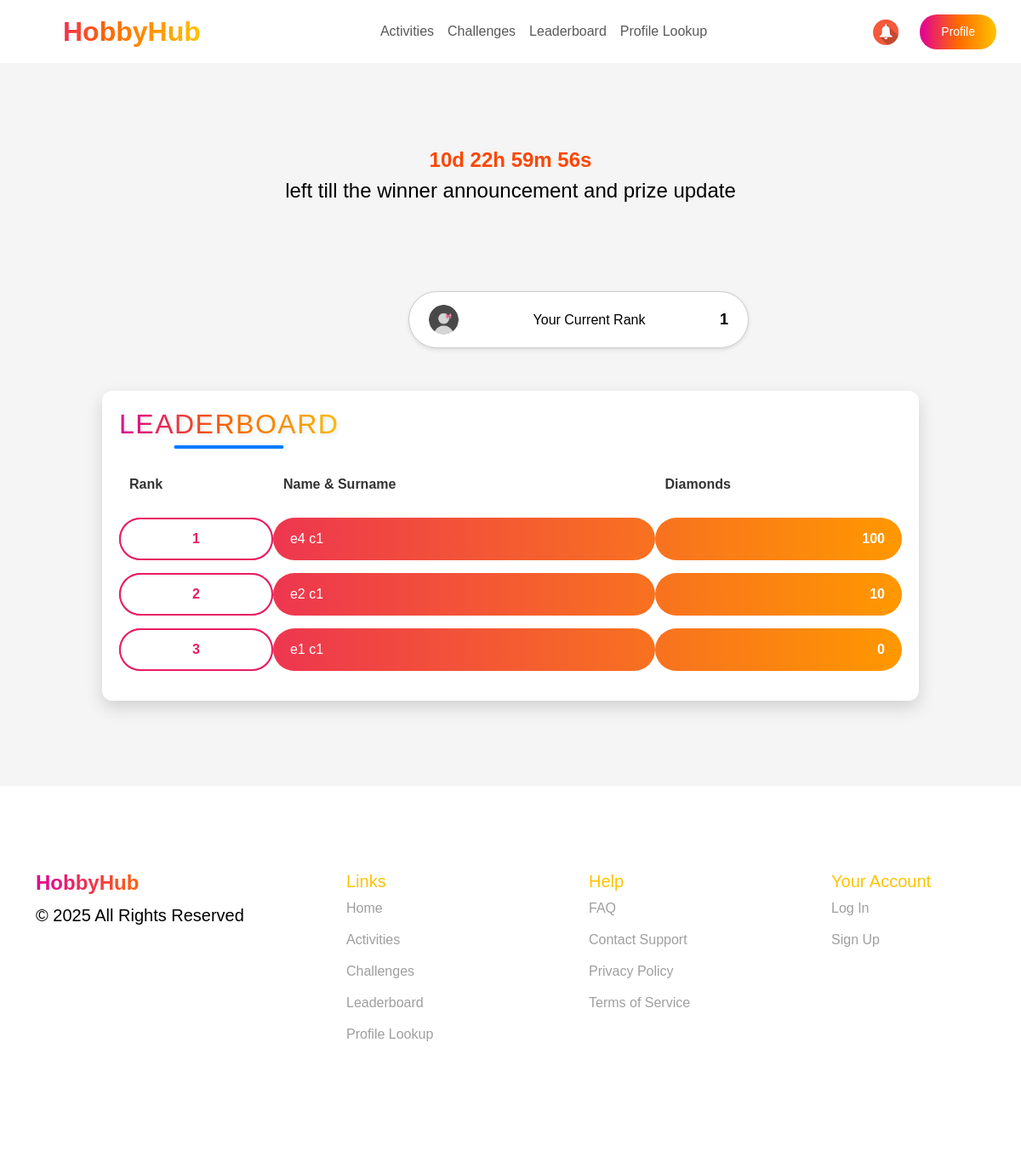
Before: /leaderboard/ (signed in) with the older database file.
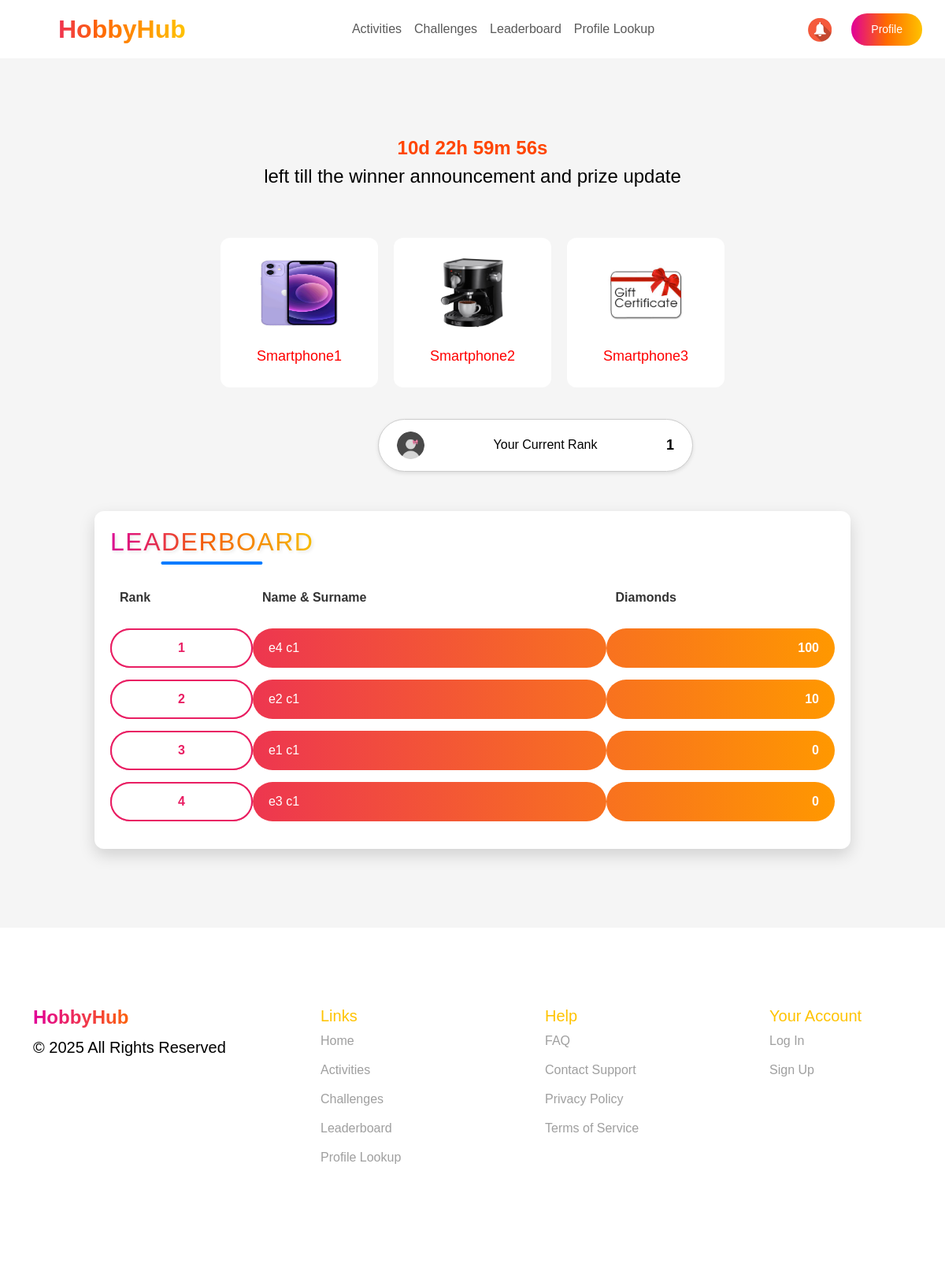
After: the same page with the newer database file.
### events/models.py (models this page shows, shortened)
class Employee(models.Model):
    nickname = models.CharField(max_length=100, primary_key=True, verbose_name="Nickname")
    name = models.CharField(max_length=255, verbose_name="Name")
    last_name = models.CharField(max_length=255, verbose_name="Last Name")
    number = models.CharField(max_length=20, verbose_name="Number")
    join_date = models.DateField(verbose_name="Join Date")
    date_of_birth = models.DateField(null=True, blank=True, verbose_name="Date of Birth")
    social_id = models.CharField(max_length=255, blank=True, null=True)  # ID из социальной сети
    social_provider = models.CharField(max_length=50, blank=True, null=True)  # Провайдер (Google, Facebook и т.д.)
    company = models.ForeignKey(
        Company,
        to_field='company_id',  # Указываем, что внешний ключ ссылается на company_id
        on_delete=models.CASCADE,
        verbose_name="Company"
    )
    gender = models.CharField(max_length=10, choices=[('Male', 'Male'), ('Female', 'Female')], verbose_name="Gender")
    mail = models.EmailField(unique=True, verbose_name="Email")
    password = models.CharField(max_length=255, verbose_name="Password")
    is_approved = models.BooleanField(default=False, verbose_name="Approved")
    profile_photo = models.ImageField(upload_to='profile_photos/', null=True, blank=True, verbose_name="Profile Photo")
    hobbies = models.ManyToManyField(Hobby, blank=True, related_name='employees')
    diamonds = models.IntegerField(default=0, verbose_name="Diamonds")  # Новое поле для валюты

class Prize(models.Model):
    name = models.CharField(max_length=255, verbose_name="Prize Name")
    description = models.TextField(verbose_name="Prize Description")
    image = models.ImageField(upload_to='prizes/', null=True, blank=True, verbose_name="Prize Image")
    rank = models.IntegerField(verbose_name="Rank")  # Убрали unique=True
    company = models.ForeignKey('Company', on_delete=models.CASCADE, verbose_name="Company")
    class Meta:
        constraints = [
            models.UniqueConstraint(
                fields=['rank', 'company'],  # Составной индекс
                name='unique_rank_per_company'
            )
        ]

### events/views.py (the view)
# urls.py: path('leaderboard/', leaderboard, name="leaderboard"),
@role_required("employee")
@approval_required
def leaderboard(request):
    if request.session.get("nickname"):
        current_user = Employee.objects.get(nickname=request.session["nickname"])
        company = current_user.company
        employees = Employee.objects.filter(company=company, is_approved=True).order_by('-diamonds')
        prizes = Prize.objects.filter(company=company).order_by('rank')
        current_user_rank = list(employees).index(current_user) + 1
        return render(request, 'leaderboard.html', {
            'employees': employees,
            'current_user_rank': current_user_rank,
            'current_user': current_user,
            'prizes': prizes,
        })
    else:
        return redirect('sign_in')

### events/views.py (called while the page is built)
def role_required(role):
    def decorator(view_func):
        @wraps(view_func)
        def wrapper(request, *args, **kwargs):
            if role == "employee" and not request.session.get("nickname"):
                return redirect(f"/sign_in/?next={request.get_full_path()}")
            if role == "organizer" and not request.session.get("company_id"):
                return redirect(f"/sign_in/?next={request.get_full_path()}")
            return view_func(request, *args, **kwargs)
        return wrapper
    return decorator

def approval_required(view_func):
    @wraps(view_func)
    def _wrapped_view(request, *args, **kwargs):
        nickname = request.session.get("nickname")
        if not nickname:
            return redirect("sign_in")
        user = Employee.objects.filter(nickname=nickname).first()
        if not user or not user.is_approved:
            return redirect("")
        return view_func(request, *args, **kwargs)
    return _wrapped_view

### events/templates/leaderboard.html (shortened to what this page needs)
<!DOCTYPE html>
<html lang="en">
<head>
    {% load static %}
    <link rel="stylesheet" href="{% static 'css/leaderboard.css' %}">
    <link rel="stylesheet" href="https://cdn.jsdelivr.net/npm/bootstrap@5.3.0/dist/css/bootstrap.min.css">
    <link rel="stylesheet" href="{% static 'css/organizer-styles.css' %}">
    <link href="https://fonts.cdnfonts.com/css/gilroy-bold" rel="stylesheet">
    <link rel="stylesheet" href="https://cdn.jsdelivr.net/npm/swiper/swiper-bundle.min.css">
</head>
<body>
<section class="header">
    <nav class="navbar navbar-expand-lg navbar-bold px-4  bg-white fixed-top">
        <a class="navbar-brand fw-bold gradient-text logo" href="{% url 'user_view'%}">HobbyHub</span></a>
        <div class="collapse navbar-collapse justify-content-center" id="navbarNav">
            <ul class="navbar-nav">
                <li class="nav-item header-text"><a class="nav-link" href="{% url 'user_activities' %}">Activities</a></li>
                <li class="nav-item header-text"><a class="nav-link" href="#">Challenges</a></li>
                <li class="nav-item header-text"><a class="nav-link" href="{% url 'leaderboard' %}">Leaderboard</a></li>
                <li class="nav-item header-text"><a class="nav-link" href="#">Profile Lookup</a></li>
            </ul>
        </div>
        <div class="d-flex">
            <a class="notifications"><img src="{% static 'images/bell.jpg' %}" alt="Notification"></a>
            <button class="btn btn-gradient" ><a href="{% url 'user_profile'%}" style="text-decoration: none; color: #fff;">Profile</a></button>
        </div>
    </nav>
    </section>
    <section class="leaderboard">
        <div id="countdown">Loading..</div>
        <p id="countdown_text">left till the winner announcement and prize update</p>
        <div class="prize-pyramid">
            {% for prize in prizes %}
            <div class="prize prize-{{ prize.rank }}">
                <img src="{{ prize.image.url }}" alt="{{ prize.name }}">
                <h3>{{ prize.name }}</h3>
            </div>
            {% endfor %}
        </div>
        <div class="rank-container" style="align-self: center;">
            <img src="{% static 'images/profile_photo.png' %}" alt="User Profile" class="rank-icon">
            <span class="rank-text">Your Current Rank</span>
            <span class="rank-number">{{ current_user_rank }}</span>
        </div>
        <div class="leaderboard-container">
            <h2>Leaderboard</h2>
            <table id="leaderboard-table">
                <thead>
                    <tr>
                        <th>Rank</th>
                        <th>Name & Surname</th>
                        <th>Diamonds</th>
                    </tr>
                </thead>
                <tbody>
                    {% for employee in employees %}
                    <tr>
                        <td>{{ forloop.counter }}</td>
                        <td>{{ employee.name }} {{ employee.last_name }}</td>
                        <td>{{ employee.diamonds }}</td>
                    </tr>
                    {% endfor %}
                </tbody>
            </table>
        </div>
    </section>
 <footer class="footer">
    <div class="container">
        <div class="row">
            <div class="col-md-3">
                <h4 class="fw-bold gradient-text">HobbyHub</h4>
                <p>© 2025 All Rights Reserved</p>
            </div>
            <div class="col-md-3">
                <h5>Links</h5>
                <ul>
                    <li><a href="#">Home</a></li>
                    <li><a href="#">Activities</a></li>
                    <li><a href="#">Challenges</a></li>
                    <li><a href="#">Leaderboard</a></li>
                    <li><a href="#">Profile Lookup</a></li>
                </ul>
            </div>
            <div class="col-md-3">
                <h5>Help</h5>
                <ul>
                    <li><a href="#">FAQ</a></li>
                    <li><a href="#">Contact Support</a></li>
                    <li><a href="#">Privacy Policy</a></li>
                    <li><a href="#">Terms of Service</a></li>
                </ul>
            </div>
            <div class="col-md-3">
                <h5>Your Account</h5>
                <ul>
                    <li><a href="#">Log In</a></li>
                    <li><a href="#">Sign Up</a></li>
                </ul>
            </div>
        </div>
    </div>
</footer>
</body>
</html>

### events/static/css/leaderboard.css (style rules this page uses)
.leaderboard { margin-top: 170px; margin-bottom: 100px; align-items: center; justify-content: center; }
body { font-family: 'Gilroy-Medium', sans-serif; text-align: center; background-color: white; }
.leaderboard-container { width: 80%; margin: 50px auto; background: white; padding: 20px; border-radius: 12px; box-shadow: 0 8px 20px rgba(0, 0, 0, 0.15); overflow: hidden; }
h2 { color: #444; font-size: 32px; font-weight: 700; text-transform: uppercase; letter-spacing: 1.5px; background: linear-gradient(90deg, #E10098 0%, #FF6A00 50%, #FFC300 100%); -webkit-background-clip: text; -webkit-text-fill-color: transparent; text-shadow: 2px 2px 4px rgba(0, 0, 0, 0.1); margin-bottom: 25px; position: relative; display: inline-block; padding-bottom: 5px; align-self: center; justify-content: center; }
h2::after { content: ""; width: 50%; height: 4px; background: #007bff; position: absolute; bottom: -5px; left: 50%; transform: translateX(-50%); border-radius: 2px; }
#leaderboard-table { width: 100%; border-collapse: separate; border-spacing: 0 15px; }
#leaderboard-table thead th { text-align: left; padding: 12px; font-size: 16px; font-weight: bold; color: #333; }
#leaderboard-table tbody tr { background: linear-gradient(90deg, #e91e63, #ff9800); border-radius: 50px; overflow: hidden; height: 50px; transition: transform 0.3s ease-in-out; }
#leaderboard-table tbody tr td { padding: 12px 20px; color: white; font-size: 16px; font-weight: 500; border-radius: 50px; }
#leaderboard-table tbody tr td:first-child { font-weight: bold; text-align: center; background: white; color: #e91e63; border-radius: 50px; border: #e91e63, solid 2px; padding: 10px 15px; }
#leaderboard-table tbody tr td:last-child { text-align: right; font-weight: bold; border-radius: 50px; }
.prize-pyramid { padding-top: 20px; display: flex; justify-content: center; align-items: flex-end; gap: 40px; margin: 40px auto; width: 70%; text-align: center; }
.prize { background: white; padding: 20px; border-radius: 12px; width: 200px; transition: transform 0.5s ease-in-out; }
.prize img { width: 120px; height: 120px; border-radius: 10%; animation: spin 5s linear infinite; margin-bottom: 10px; }
.prize h3 { font-weight: lighter; font-size: 15px; color: red; }
.rank-container { margin-left: 40%; display: flex; align-items: center; justify-content: space-between; background: white; border-radius: 50px; padding: 15px 23px; box-shadow: 0px 2px 5px rgba(0, 0, 0, 0.1); width: 400px; border: 1px solid #ccc; }
.rank-icon { width: 35px; height: 35px; border-radius: 50%; object-fit: cover; }
.rank-text { font-size: 16px; font-weight: 500; color: black; }
.rank-number { font-size: 18px; font-weight: bold; color: black; }
#countdown { font-size: 24px; font-weight: bold; color: #ff4500; align-items: center; justify-content: center; display: flex; }
#countdown_text { align-items: center; justify-content: center; display: flex; font-size: 24px; }
.prize-pyramid { display: flex; justify-content: center; gap: 20px; margin-bottom: 40px; }
.prize { text-align: center; }
.prize img { width: 100px; height: 100px; }
.prize h3 { margin-top: 10px; font-size: 18px; }

### events/static/css/organizer-styles.css (style rules this page uses)
body { font-family: 'Gilroy-Medium', sans-serif; background-color: #F5F5F5; }
body h1, h2, h3, h4,h5,h6, header { font-family: 'Gilroy-Bold', sans-serif; }
p { color: #000000; font-weight: 400; font-size: 20px; }
.header { background-color: gainsboro; }
.gradient-text { background: linear-gradient(90deg, #E10098 0%, #FF6A00 50%, #FFC300 100%); -webkit-background-clip: text; -webkit-text-fill-color: transparent; font-weight: bold; }
.btn-gradient { background: linear-gradient(90deg, #E10098 0%, #FF6A00 50%, #FFC300 100%); color: white; border-radius: 20px; padding: 10px 25px; font-size: 18px; border: none; cursor: pointer; transition: 0.3s; }
.logo { font-size: 2rem; font-weight: bold; padding-left: 50px; }
.footer { height: 450px; background: #FFFFFF; color: black; padding: 100px 0; }
.footer h5 { padding-left: 80px; color: #FFC300; }
.footer ul { list-style: none; display: flex; flex-direction: column; padding-left: 50px; }
.footer ul li { margin-bottom: 13px; }
.footer ul li a { color: #9F9F9F; text-decoration: none; padding-left: 30px; }
.btn { font-size: 14px; margin-right: 5px; }
.notifications img { width:30px; height:30px; margin-right: 25px; margin-top: 6px; }

Changed rows visible on the page:
added Prize: image (picture), name "Smartphone1"
added Prize: image (picture), name "Smartphone2"
added Prize: image (picture), name "Smartphone3"
now on this page (row edited): Employee: name "e3", last_name "c1", diamonds "0"
